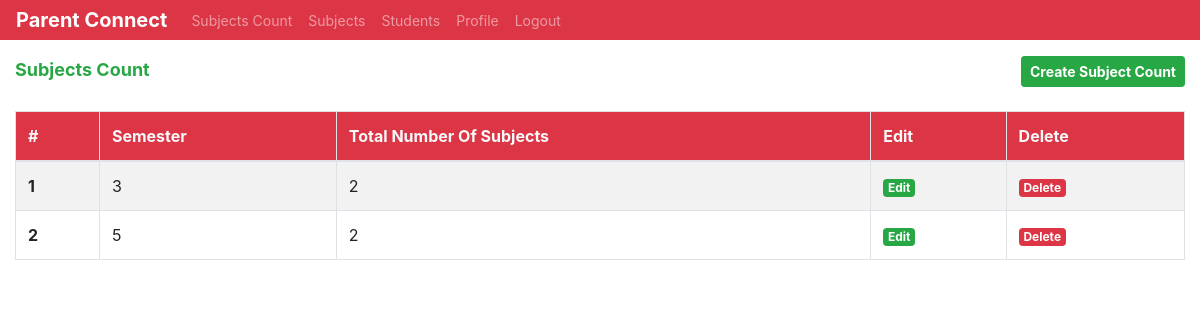
Page /faculty/subjects_count.php (signed in) on the committed database.
### tables this page shows
CREATE TABLE IF NOT EXISTS `subjects_count` (
  `id` int(11) NOT NULL AUTO_INCREMENT,
  `sem` int(11) NOT NULL,
  `total_subjects` int(11) NOT NULL,
  `deptId` int(11) NOT NULL,
  PRIMARY KEY (`id`)
);

### faculty/subjects_count.php (the view, shortened to what this page needs)
<?php
include('./faculty_header.php');
include('../db/dbcon.php');
$deptId = $_SESSION['userData'][3];
$result = mysqli_query($con, "SELECT * FROM `subjects_count` WHERE `deptId` = '$deptId'") or die(mysqli_error($con));
$seminar_hall_count = mysqli_num_rows($result);
?>
<!DOCTYPE html>
<html lang="en">
<head>
</head>
<body>
    <div class="container-fluid">
        <div class="row mt-3">
            <div class="col-md-8">
                <p class="page-title font-weight-bold text-success m-0">Subjects Count</p>
            </div>
            <div class="col-md-4 text-right">
                <a href="./create_subjects_count.php" class="btn btn-sm btn-success font-weight-bold">Create Subject Count</a>
            </div>
        </div>
        <div class="mt-4">
            <?php
            if ($seminar_hall_count === 0) {
            ?>
                <div class="text-center">
                    <img src="./../images/no-data.png" alt="No Data" width="300px">
                    <p class="text-muted font-weight-bold m-0">No Subject count found</p>
                </div>
            <?php
            } else {
            ?>
                <table class="table table-bordered table-striped">
                    <thead>
                        <tr class="bg-danger text-light">
                            <th scope="col">#</th>
                            <th scope="col">Semester</th>
                            <th scope="col">Total Number Of Subjects</th>
                            <th scope="col">Edit</th>
                            <th scope="col">Delete</th>
                        </tr>
                    </thead>
                    <tbody>
                        <?php
                        $count = 0;
                        while ($row = mysqli_fetch_array($result)) {
                            $count = $count + 1;
                        ?>
                            <tr>
                                <th scope="row"><?php echo $count; ?></th>
                                <td><?php echo $row[1]; ?></td>
                                <td><?php echo $row[2]; ?></td>
                                <td><a href="./update_subjects_count.php?id=<?php echo $row[0]; ?>" class="badge badge-success">Edit</a></td>
                                <td><a href="./subjects_count.php?id=<?php echo $row[0]; ?>" class="badge badge-danger">Delete</a></td>
                            </tr>
                        <?php
                        }
                        ?>
                    </tbody>
                </table>
            <?php
            }
            ?>
        </div>
    </div>
</body>
</html>

### css/style.css (style rules this page uses)
.page-title { font-size: 18px; }

### rows in the picture
subjects_count: sem "3", total_subjects "2"
subjects_count: sem "5", total_subjects "2"
